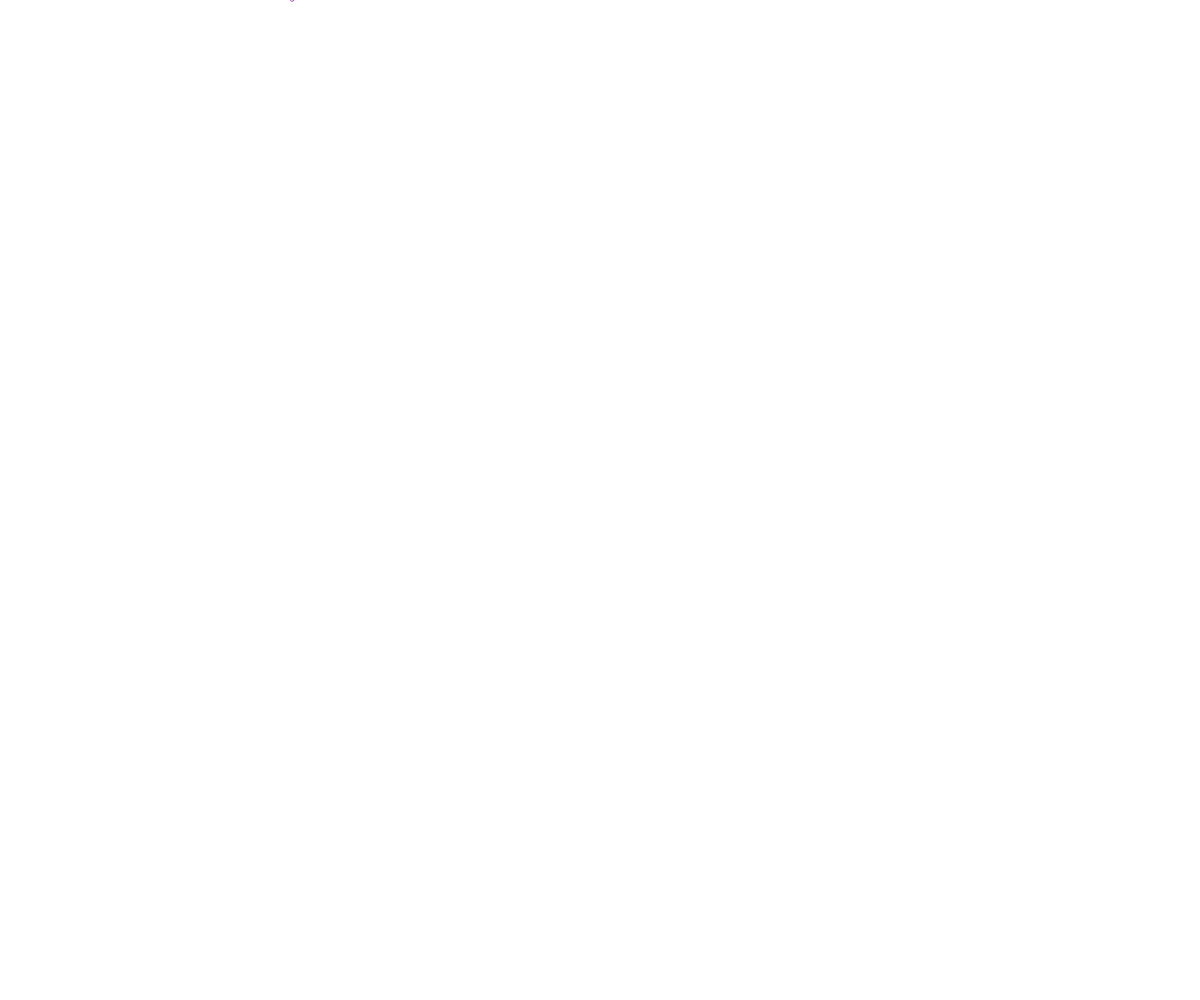
Frame 1 (no input)
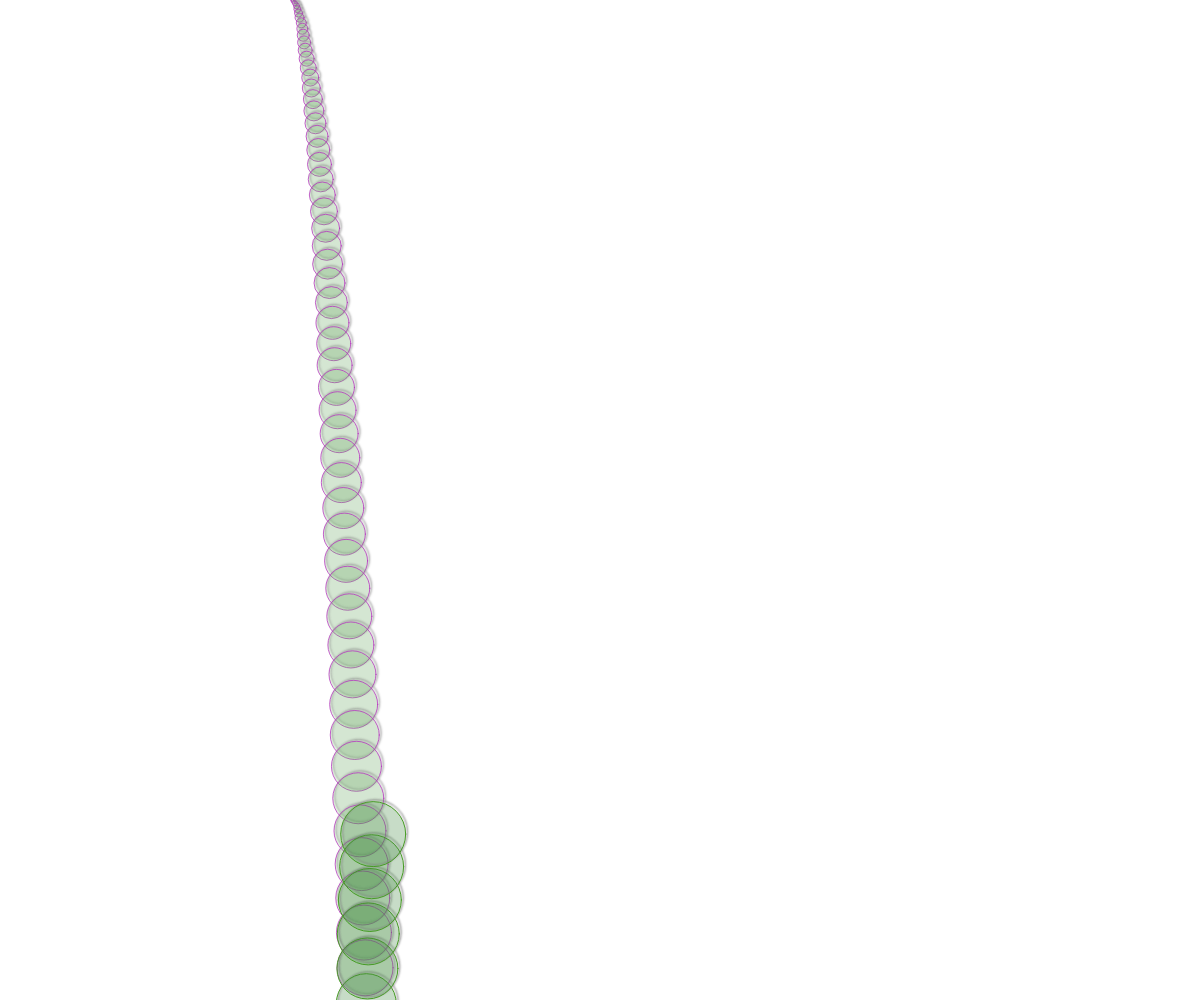
Frame 60 (no input)
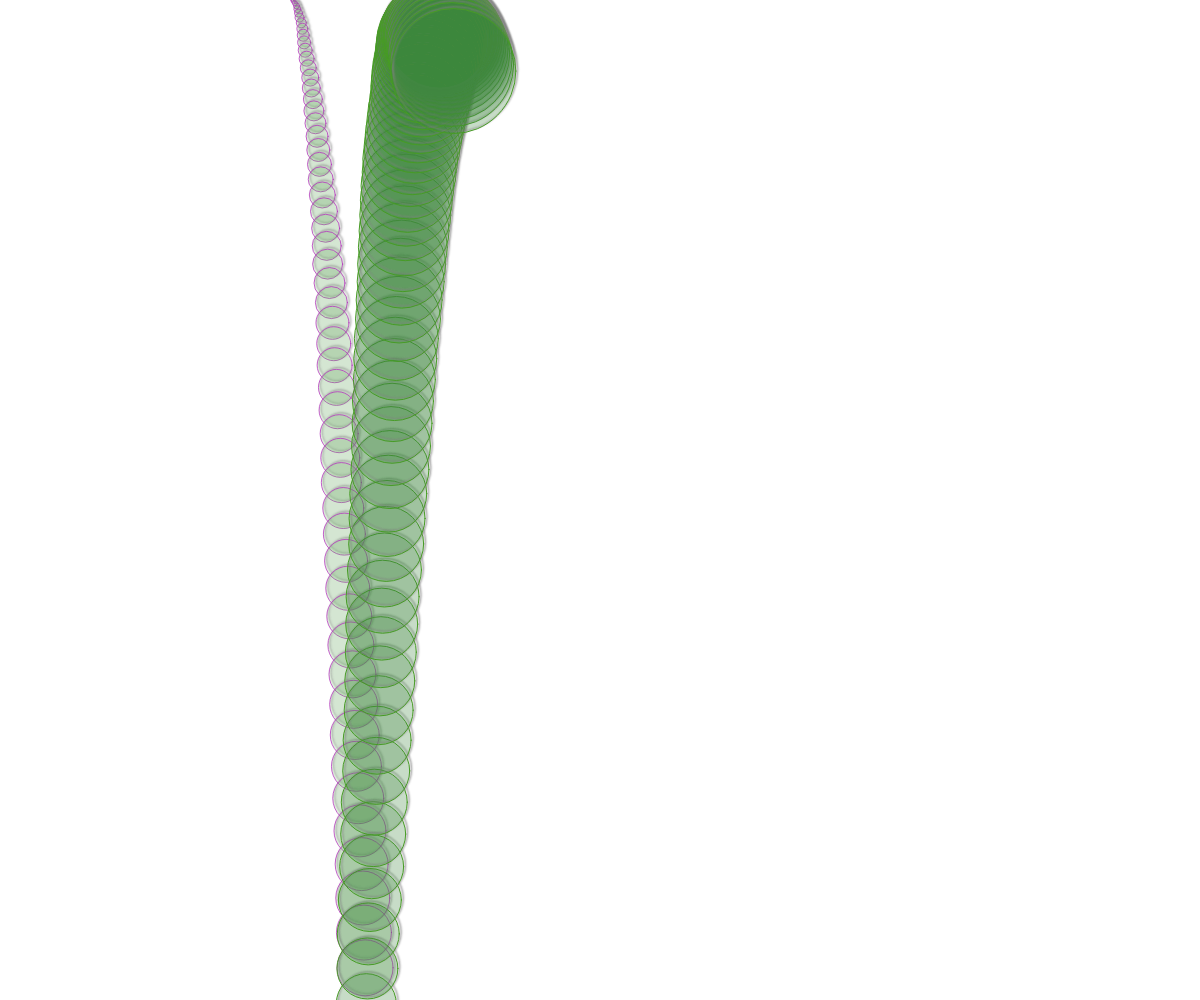
Frame 120 (the mouse pressed at the canvas centre since frame 60)

The p5.js sketch that drew these frames (run headless with seeded random() and noise() and a simulated clock; from frame 60 on, the mouse is pressed at the canvas centre):

// p5.js sketch
// ── sketch.js
let xStart = 0
let x;
let y ;
let xspeed = 3;
let yspeed = 2;
rSize = 3;
let r = 3;
function setup(){
   let canvas = createCanvas(windowWidth, windowHeight);
       canvas.position(0,0);
    fill(0,0,0,255)
    stroke(random(0,255),random(0,255),random(0,255),200);
    drawingContext.shadowOffsetX = 2
    drawingContext.shadowOffsetY = -2
    drawingContext.shadowBlur = 2;
    drawingContext.shadowColor = 'grey'
    fill(random(0,255),random(0,255),random(0,255),40)
    toggle = false;
    frameRate(60);
    x = random(0, windowWidth);
    y = 0;
}

function draw(){
    ellipse(x, y, r , r);
    x= x + xspeed * noise(random(1,4));
    y= y + yspeed * noise(2);


    if(x >= windowWidth || x <= 0){ 
        xspeed = -xspeed; 
        randomize();
    }
    if(y >= windowHeight || y <= 0){
        r= r + rSize;
        yspeed = -yspeed;
        randomize();
    }
    yspeed++;
    r++;
    if(r > windowWidth + windowHeight){
        r = 1;
        x = random(0, windowWidth);
        y = 0;
        xspeed = -3;
        yspeed = -2;
    }
}

function randomize(){
    stroke(random(0,255),random(0,255),random(0,255));
    fill(random(0,255),random(0,255),random(0,255),40);

}
let clicked = false
function mouseClicked(){
    x=mouseX;
    y=mouseY;
    yspeed = 3;
    xspeed =2;
    r = 2;

}


function doubleClicked(){
    clear();
    r = 5;
}
// ── sketch2.js

function setup(){
    createCanvas(windowWidth, windowHeight).position(0,0)
    a=1000
    stroke(random(0,255),random(0,255),random(0,255))
}
function draw(){
    fill(0,0,0,0)
    ellipse(windowWidth/2,windowHeight/2, a,a);
    a=mouseX
}

function mouseClicked(){
    clear()
    stroke(random(0,255),random(0,255),random(0,255))
}

// ── styles.css
body{
    font-family: Helvetica, sans-serif;
    margin: 0 auto;
    width: 500px;
    color: rgb(51, 51, 51);
}

.body{
    margin: 75% auto;
    display: flex;
    flex-direction: column;
    justify-content: center;
    display: grid;
    gap: 20px;
}

a{
    text-decoration: none;
}

button{
    border: 1px solid rgb(125, 125, 251);
    border-radius: 5px;
    padding: 9px;
    cursor: pointer;
    width: 100%;
    transition: background 1s;
    background: linear-gradient(#e66465, #9198e5);
}

button:hover{
    background: rgb(151, 151, 255);
    /* background-color: rgb(122, 122, 255); */
}

ul{
    list-style: none;
    padding-left: 0;
}

.message{
    margin: 10% 0;
    /* text-align: center; */
    border: 1px solid grey;
    border-radius:  5px;
    padding: 5px;
    transition: box-shadow 750ms;
}

.message:hover{
    box-shadow: rgba(50, 50, 93, 0.25) 0px 50px 100px -20px, rgba(0, 0, 0, 0.3) 0px 30px 60px -30px, rgba(10, 37, 64, 0.35) 0px -2px 6px 0px inset;;
}

.message * {
    padding: 5px;
}

.message-text,
.message-time{
    text-align: center;
}

.new-message-form{
    display: flex;
    flex-direction: column;
    margin: 5px;
}

.new-message-form * {
    margin: 5px;
}
